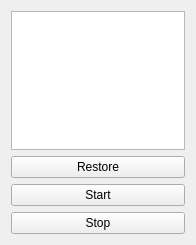
<ui version="4.0" >
 <class>ExampleBase</class>
 <widget class="QWidget" name="ExampleBase" >
  <property name="geometry" >
   <rect>
    <x>0</x>
    <y>0</y>
    <width>196</width>
    <height>245</height>
   </rect>
  </property>
  <property name="windowTitle" >
   <string>Example</string>
  </property>
  <layout class="QVBoxLayout" >
   <property name="spacing" >
    <number>6</number>
   </property>
   <property name="leftMargin" >
    <number>11</number>
   </property>
   <property name="topMargin" >
    <number>11</number>
   </property>
   <property name="rightMargin" >
    <number>11</number>
   </property>
   <property name="bottomMargin" >
    <number>11</number>
   </property>
   <item>
    <widget class="QTextEdit" name="textEdit" />
   </item>
   <item>
    <widget class="QPushButton" name="RestoreButton" >
     <property name="text" >
      <string>Restore</string>
     </property>
    </widget>
   </item>
   <item>
    <widget class="QPushButton" name="StartButton" >
     <property name="text" >
      <string>Start</string>
     </property>
    </widget>
   </item>
   <item>
    <widget class="QPushButton" name="StopButton" >
     <property name="text" >
      <string>Stop</string>
     </property>
    </widget>
   </item>
  </layout>
 </widget>
 <resources/>
 <connections/>
</ui>
